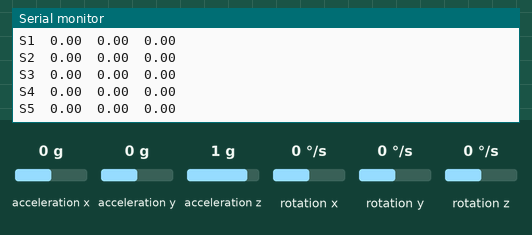
The sketch below on a simulated Arduino Leonardo, built with avr-gcc and run on an emulated ATmega32U4. Shown: the last lines printed to the serial monitor. The test bench sets the inputs (shaded band); at power-on: acceleration x 0 g, acceleration y 0 g, acceleration z 1 g, rotation z 0 °/s, rotation x 0 °/s, rotation y 0 °/s.

Above: at 7.2 s.
7.3 s: acceleration x set to -1.4 g
At 7.4 s:
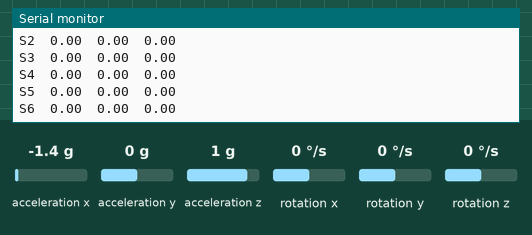
8.8 s: acceleration y set to -1.4 g
At 9.01 s:
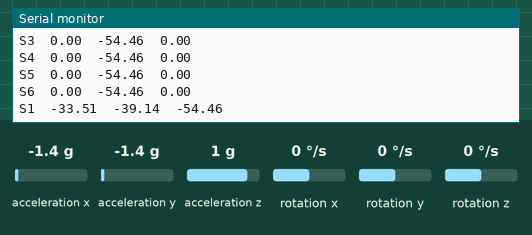
10.3 s: acceleration z set to -1.4 g
At 10.39 s:
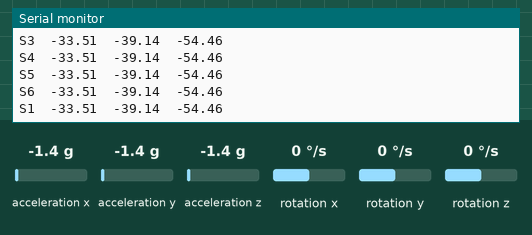
11.8 s: rotation z set to -192 °/s
At 12.01 s:
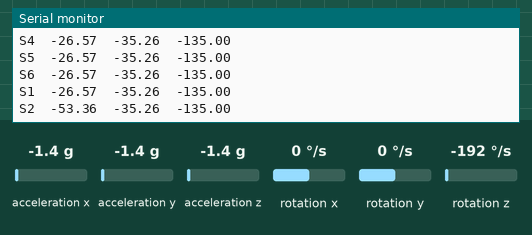
Timing chart, 0 to 14.3 s (numbered marks = the images above; inputs shaded):
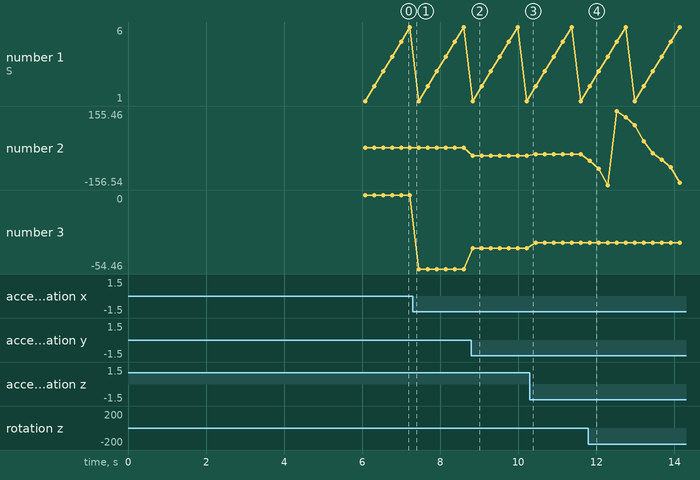

Measured:
- after the input at 8.8 s, the serial monitor: prints a new line at once (image 2)
- after the input at 11.8 s, the serial monitor: prints a new line at once (image 4)
- plotted number 2: 0 → -33.51 after the input at 8.8 s, -33.51 → -26.57 after the input at 10.3 s, -26.57 → -147.14 after the input at 11.8 s
- plotted number 3: 0 → -54.46 after the input at 7.3 s, -54.46 → -39.14 after the input at 8.8 s, -39.14 → -35.26 after the input at 10.3 s

The sketch:

multiple_MPU6050_sensors.ino
```cpp
// I2C device class (I2Cdev) demonstration Arduino sketch for MPU6050 class using DMP (MotionApps v2.0)
// 6/21/2012 by Jeff Rowberg <jeff@rowberg.net>
// Updates should (hopefully) always be available at https://github.com/jrowberg/i2cdevlib
//
// Changelog:
//      2019-07-08 - Added Auto Calibration and offset generator
//       - and altered FIFO retrieval sequence to avoid using blocking code
//      2016-04-18 - Eliminated a potential infinite loop
//      2013-05-08 - added seamless Fastwire support
//                 - added note about gyro calibration
//      2012-06-21 - added note about Arduino 1.0.1 + Leonardo compatibility error
//      2012-06-20 - improved FIFO overflow handling and simplified read process
//      2012-06-19 - completely rearranged DMP initialization code and simplification
//      2012-06-13 - pull gyro and accel data from FIFO packet instead of reading directly
//      2012-06-09 - fix broken FIFO read sequence and change interrupt detection to RISING
//      2012-06-05 - add gravity-compensated initial reference frame acceleration output
//                 - add 3D math helper file to DMP6 example sketch
//                 - add Euler output and Yaw/Pitch/Roll output formats
//      2012-06-04 - remove accel offset clearing for better results (thanks Sungon Lee)
//      2012-06-01 - fixed gyro sensitivity to be 2000 deg/sec instead of 250
//      2012-05-30 - basic DMP initialization working

/* ============================================
  I2Cdev device library code is placed under the MIT license
  Copyright (c) 2012 Jeff Rowberg

  Permission is hereby granted, free of charge, to any person obtaining a copy
  of this software and associated documentation files (the "Software"), to deal
  in the Software without restriction, including without limitation the rights
  to use, copy, modify, merge, publish, distribute, sublicense, and/or sell
  copies of the Software, and to permit persons to whom the Software is
  furnished to do so, subject to the following conditions:

  The above copyright notice and this permission notice shall be included in
  all copies or substantial portions of the Software.

  THE SOFTWARE IS PROVIDED "AS IS", WITHOUT WARRANTY OF ANY KIND, EXPRESS OR
  IMPLIED, INCLUDING BUT NOT LIMITED TO THE WARRANTIES OF MERCHANTABILITY,
  FITNESS FOR A PARTICULAR PURPOSE AND NONINFRINGEMENT. IN NO EVENT SHALL THE
  AUTHORS OR COPYRIGHT HOLDERS BE LIABLE FOR ANY CLAIM, DAMAGES OR OTHER
  LIABILITY, WHETHER IN AN ACTION OF CONTRACT, TORT OR OTHERWISE, ARISING FROM,
  OUT OF OR IN CONNECTION WITH THE SOFTWARE OR THE USE OR OTHER DEALINGS IN
  THE SOFTWARE.
  ===============================================
*/

// I2Cdev and MPU6050 must be installed as libraries, or else the .cpp/.h files
// for both classes must be in the include path of your project
#include "I2Cdev.h"
#include "MPU6050_6Axis_MotionApps20.h"
//#include "MPU6050.h" // not necessary if using MotionApps include file

// Arduino Wire library is required if I2Cdev I2CDEV_ARDUINO_WIRE implementation
// is used in I2Cdev.h
#if I2CDEV_IMPLEMENTATION == I2CDEV_ARDUINO_WIRE
#include "Wire.h"
#endif

// class default I2C address is 0x68
// specific I2C addresses may be passed as a parameter here
// AD0 low = 0x68 (default for SparkFun breakout and InvenSense evaluation board)
// AD0 high = 0x69
MPU6050 mpu;
//MPU6050 mpu(0x69); // <-- use for AD0 high

/* =========================================================================
   NOTE: In addition to connection 3.3v, GND, SDA, and SCL, this sketch
   depends on the MPU-6050's INT pin being connected to the Arduino's
   external interrupt #0 pin. On the Arduino Uno and Mega 2560, this is
   digital I/O pin 2.
   ========================================================================= */

/* =========================================================================
   NOTE: Arduino v1.0.1 with the Leonardo board generates a compile error
   when using Serial.write(buf, len). The Teapot output uses this method.
   The solution requires a modification to the Arduino USBAPI.h file, which
   is fortunately simple, but annoying. This will be fixed in the next IDE
   release. For more info, see these links:

   http://arduino.cc/forum/index.php/topic,109987.0.html
   http://code.google.com/p/arduino/issues/detail?id=958
   ========================================================================= */


// uncomment "OUTPUT_READABLE_QUATERNION" if you want to see the actual
// quaternion components in a [w, x, y, z] format (not best for parsing
// on a remote host such as Processing or something though)
//#define OUTPUT_READABLE_QUATERNION

// uncomment "OUTPUT_READABLE_EULER" if you want to see Euler angles
// (in degrees) calculated from the quaternions coming from the FIFO.
// Note that Euler angles suffer from gimbal lock (for more info, see
// http://en.wikipedia.org/wiki/Gimbal_lock)
//#define OUTPUT_READABLE_EULER

// uncomment "OUTPUT_READABLE_YAWPITCHROLL" if you want to see the yaw/
// pitch/roll angles (in degrees) calculated from the quaternions coming
// from the FIFO. Note this also requires gravity vector calculations.
// Also note that yaw/pitch/roll angles suffer from gimbal lock (for
// more info, see: http://en.wikipedia.org/wiki/Gimbal_lock)
#define OUTPUT_READABLE_YAWPITCHROLL

// uncomment "OUTPUT_READABLE_REALACCEL" if you want to see acceleration
// components with gravity removed. This acceleration reference frame is
// not compensated for orientation, so +X is always +X according to the
// sensor, just without the effects of gravity. If you want acceleration
// compensated for orientation, us OUTPUT_READABLE_WORLDACCEL instead.
//#define OUTPUT_READABLE_REALACCEL

// uncomment "OUTPUT_READABLE_WORLDACCEL" if you want to see acceleration
// components with gravity removed and adjusted for the world frame of
// reference (yaw is relative to initial orientation, since no magnetometer
// is present in this case). Could be quite handy in some cases.
//#define OUTPUT_READABLE_WORLDACCEL

// uncomment "OUTPUT_TEAPOT" if you want output that matches the
// format used for the InvenSense teapot demo
//#define OUTPUT_TEAPOT


//#define INTERRUPT_PIN 2  // use pin 2 on Arduino Uno & most boards
//#define LED_PIN 13 // (Arduino is 13, Teensy is 11, Teensy++ is 6)
bool blinkState = false;

// MPU control/status vars
bool dmpReady = false;  // set true if DMP init was successful
uint8_t mpuIntStatus;   // holds actual interrupt status byte from MPU
uint8_t devStatus;      // return status after each device operation (0 = success, !0 = error)
uint16_t packetSize;    // expected DMP packet size (default is 42 bytes)
uint16_t fifoCount;     // count of all bytes currently in FIFO
uint8_t fifoBuffer[64]; // FIFO storage buffer

// orientation/motion vars
Quaternion q;           // [w, x, y, z]         quaternion container
VectorInt16 aa;         // [x, y, z]            accel sensor measurements
VectorInt16 aaReal;     // [x, y, z]            gravity-free accel sensor measurements
VectorInt16 aaWorld;    // [x, y, z]            world-frame accel sensor measurements
VectorFloat gravity;    // [x, y, z]            gravity vector
float euler[3];         // [psi, theta, phi]    Euler angle container
float ypr[3];           // [yaw, pitch, roll]   yaw/pitch/roll container and gravity vector

// packet structure for InvenSense teapot demo
uint8_t teapotPacket[14] = { '$', 0x02, 0, 0, 0, 0, 0, 0, 0, 0, 0x00, 0x00, '\r', '\n' };


#define s1 8
#define s2 9
#define s3 10

bool SENSOR1_FLAG = false;
bool SENSOR2_FLAG = false;
bool SENSOR3_FLAG = false;
bool SENSOR4_FLAG = false;
bool SENSOR5_FLAG = false;
bool SENSOR6_FLAG = false;
// ================================================================
// ===               INTERRUPT DETECTION ROUTINE                ===
// ================================================================

volatile bool mpuInterrupt = false;     // indicates whether MPU interrupt pin has gone high
void dmpDataReady() {
  mpuInterrupt = true;
}
// ================================================================
// ===                 SENSORS_FLAG_SET                         ===
// ================================================================

void SENSORS_FLAG_SET(int i){
  switch(i){
     case 1:
    SENSOR1_FLAG=true;break;
     case 2:
    SENSOR2_FLAG=true;break;
     case 3:
    SENSOR3_FLAG=true;break;
     case 4:
    SENSOR4_FLAG=true;break;
     case 5:
    SENSOR5_FLAG=true;break;
     case 6:
    SENSOR6_FLAG=true;break;
  }
}
// ================================================================
// ===                 SENSORS_FLAG_SET                         ===
// ================================================================

int SENSORS_FLAG_GET(int i){
  switch(i){
     case 1:
    if(SENSOR1_FLAG)return 1;
    else return 0;
    break;

     case 2:
    if(SENSOR2_FLAG)return 1;
    else return 0;
    break;

     case 3:
    if(SENSOR3_FLAG)return 1;
    else return 0;
    break;

     case 4:
    if(SENSOR4_FLAG)return 1;
    else return 0;
    break;

     case 5:
    if(SENSOR5_FLAG)return 1;
    else return 0;
    break;
     case 6:
    if(SENSOR6_FLAG)return 1;
    else return 0;
    break;
  }
}
// ================================================================
// ===                      MPU_SELECT                          ===
// ================================================================

void MPU_SELECT(int x) {

  for (int i = 0; i < 3; i++)
    digitalWrite(i + 8, (((x - 1) >> i) & 1));
}

// ================================================================
// ===                      INITIAL SETUP                       ===
// ================================================================
void setup() {
  pinMode(s1, OUTPUT);
  pinMode(s2, OUTPUT);
  pinMode(s3, OUTPUT);
  Serial.begin(9600);
  // join I2C bus (I2Cdev library doesn't do this automatically)
#if I2CDEV_IMPLEMENTATION == I2CDEV_ARDUINO_WIRE
  Wire.begin();
  Wire.setClock(400000); // 400kHz I2C clock. Comment this line if having compilation difficulties
#elif I2CDEV_IMPLEMENTATION == I2CDEV_BUILTIN_FASTWIRE
  Fastwire::setup(400, true);
#endif

  for (int i = 1; i < 7; i++) {

    MPU_SELECT(i);
    mpu.initialize();
    delay(500);
    devStatus = mpu.dmpInitialize();

    // supply your own gyro offsets here, scaled for min sensitivity
    mpu.setXGyroOffset(220);
    mpu.setYGyroOffset(76);
    mpu.setZGyroOffset(-85);
    mpu.setZAccelOffset(1788); // 1688 factory default for my test chip

    // make sure it worked (returns 0 if so)
    if ((devStatus == 0)) {
      // Calibration Time: generate offsets and calibrate our MPU6050
      mpu.CalibrateAccel(6);
      mpu.CalibrateGyro(6);
      mpu.PrintActiveOffsets();
      // turn on the DMP, now that it's ready
      //Serial.println(F("Enabling DMP..."));
      mpu.setDMPEnabled(true);
      mpuIntStatus = mpu.getIntStatus();

      // set our DMP Ready flag so the main loop() function knows it's okay to use it
      // Serial.println(F("DMP ready! Waiting for first interrupt..."));
      dmpReady = true;

      // get expected DMP packet size for later comparison
      packetSize = mpu.dmpGetFIFOPacketSize();
      Serial.println(">> " + (String)(i) + " done..........");
      SENSORS_FLAG_SET(i);
    }
    else {
      // ERROR!
      // 1 = initial memory load failed
      // 2 = DMP configuration updates failed
      // (if it's going to break, usually the code will be 1)
      Serial.print(F("DMP Initialization failed (code "));
      Serial.print(i);
      Serial.println(F(")"));
    }
    delay(10);
  }
}


// ================================================================
// ===                    MAIN PROGRAM LOOP                     ===
// ================================================================

void loop() {
  for (int i = 1; i < 7; i++) {
  MPU_SELECT(i);

  // if programming failed, don't try to do anything
  if (!dmpReady) return;
  // read a packet from FIFO
  if (mpu.dmpGetCurrentFIFOPacket(fifoBuffer)) { // Get the Latest packet
#ifdef OUTPUT_READABLE_QUATERNION
    // display quaternion values in easy matrix form: w x y z
    mpu.dmpGetQuaternion(&q, fifoBuffer);
    Serial.print("quat\t");
    Serial.print(q.w);
    Serial.print("\t");
    Serial.print(q.x);
    Serial.print("\t");
    Serial.print(q.y);
    Serial.print("\t");
    Serial.println(q.z);
#endif

#ifdef OUTPUT_READABLE_EULER
    // display Euler angles in degrees
    mpu.dmpGetQuaternion(&q, fifoBuffer);
    mpu.dmpGetEuler(euler, &q);
    Serial.print("euler\t");
    Serial.print(euler[0] * 180 / M_PI);
    Serial.print("\t");
    Serial.print(euler[1] * 180 / M_PI);
    Serial.print("\t");
    Serial.println(euler[2] * 180 / M_PI);
#endif

#ifdef OUTPUT_READABLE_YAWPITCHROLL
    if(SENSORS_FLAG_GET(i)){
      // display Euler angles in degrees
    mpu.dmpGetQuaternion(&q, fifoBuffer);
    mpu.dmpGetGravity(&gravity, &q);
    mpu.dmpGetYawPitchRoll(ypr, &q, &gravity);
    // Serial.println("ypr\t" + (String)(ypr[0] * 180 / M_PI) + "\t" + (String)(ypr[1] * 180 / M_PI) + "\t" + (String)(ypr[2] * 180 / M_PI));
    Serial.print("S"+(String)i+"\t");
    Serial.print(ypr[0] * 180 / M_PI);
    Serial.print("\t");
    Serial.print(ypr[1] * 180 / M_PI);
    Serial.print("\t");
    Serial.println(ypr[2] * 180 / M_PI);
    ypr[0]=0;ypr[1]=0;ypr[2]=0;
    }
    else{
       Serial.println("S"+(String)i+" ERROR "+"\t");
    }

#endif

#ifdef OUTPUT_READABLE_REALACCEL
    // display real acceleration, adjusted to remove gravity
    mpu.dmpGetQuaternion(&q, fifoBuffer);
    mpu.dmpGetAccel(&aa, fifoBuffer);
    mpu.dmpGetGravity(&gravity, &q);
    mpu.dmpGetLinearAccel(&aaReal, &aa, &gravity);
    Serial.print("areal\t");
    Serial.print(aaReal.x);
    Serial.print("\t");
    Serial.print(aaReal.y);
    Serial.print("\t");
    Serial.println(aaReal.z);
#endif

#ifdef OUTPUT_READABLE_WORLDACCEL
    // display initial world-frame acceleration, adjusted to remove gravity
    // and rotated based on known orientation from quaternion
    mpu.dmpGetQuaternion(&q, fifoBuffer);
    mpu.dmpGetAccel(&aa, fifoBuffer);
    mpu.dmpGetGravity(&gravity, &q);
    mpu.dmpGetLinearAccel(&aaReal, &aa, &gravity);
    mpu.dmpGetLinearAccelInWorld(&aaWorld, &aaReal, &q);
    Serial.print("aworld\t");
    Serial.print(aaWorld.x);
    Serial.print("\t");
    Serial.print(aaWorld.y);
    Serial.print("\t");
    Serial.println(aaWorld.z);
#endif

#ifdef OUTPUT_TEAPOT
    // display quaternion values in InvenSense Teapot demo format:
    teapotPacket[2] = fifoBuffer[0];
    teapotPacket[3] = fifoBuffer[1];
    teapotPacket[4] = fifoBuffer[4];
    teapotPacket[5] = fifoBuffer[5];
    teapotPacket[6] = fifoBuffer[8];
    teapotPacket[7] = fifoBuffer[9];
    teapotPacket[8] = fifoBuffer[12];
    teapotPacket[9] = fifoBuffer[13];
    Serial.write(teapotPacket, 14);
    teapotPacket[11]++; // packetCount, loops at 0xFF on purpose
#endif
    delay(10);
    // blink LED to indicate activity
    blinkState = !blinkState;
    // digitalWrite(LED_PIN, blinkState);
  }
  delay(210);
  }
}
```
